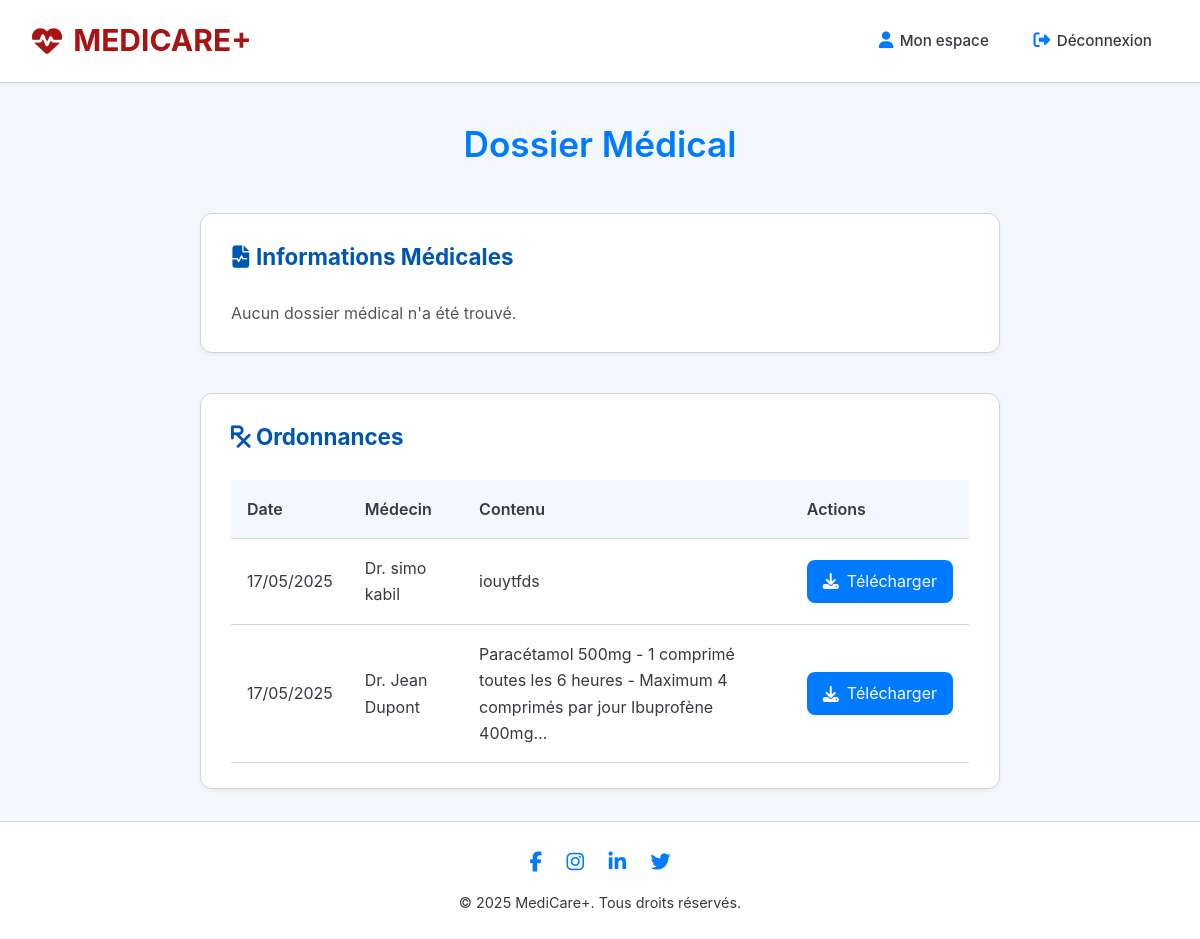
/dossier-medical/ (signed in), run on the app's committed database.
### base/models.py (models this page shows, shortened)
class Ordonnance(models.Model):
    patient = models.ForeignKey(PatientInfo, on_delete=models.CASCADE)
    doctor = models.ForeignKey(MedecinInfo, on_delete=models.CASCADE)
    content = models.TextField()
    issued_at = models.DateTimeField(auto_now_add=True)
    category = models.CharField(max_length=50, null=True, blank=True)
    end_date = models.DateField(null=True, blank=True)
    notes = models.TextField(blank=True, null=True)
    language = models.CharField(max_length=2, default='fr')
    reminder = models.BooleanField(default=False)
    scanned_prescription = models.FileField(upload_to='ordonnances/', null=True, blank=True)

class MedecinInfo(models.Model):
    profile = models.OneToOneField(Profile, on_delete=models.CASCADE, related_name='medecininfo')
    specialite = models.CharField(max_length=100, null=True, blank=True)
    numero_ordre = models.CharField(max_length=50, null=True, blank=True)

class Profile(models.Model):
    user = models.OneToOneField(User, on_delete=models.CASCADE, related_name='profile')
    role = models.CharField(max_length=20, choices=ROLE_CHOICES)
    date_naissance = models.DateField(null=True, blank=True)
    adresse = models.CharField(max_length=200, null=True, blank=True)
    telephone = models.CharField(max_length=20, null=True, blank=True)

### base/views.py (the view)
# urls.py: path('dossier-medical/', views.dossier_medical, name='dossier_medical'),
@login_required
def dossier_medical(request, patient_name=None):
    try:
        if not hasattr(request.user, 'profile'):
            messages.error(request, "Profil utilisateur introuvable.")
            return redirect('index')
        profile = request.user.profile
        if profile.role == 'medecin':
            try:
                medecin_info = profile.medecininfo
                if patient_name:
                    try:
                        patient_user = User.objects.get(username=patient_name)
                        patient_info = patient_user.profile.patientinfo
                    except (User.DoesNotExist, Profile.DoesNotExist, PatientInfo.DoesNotExist):
                        messages.error(request, "Patient introuvable.")
                        return redirect('medecin_view')
                else:
                    patients = PatientInfo.objects.filter(
                        appointment__doctor=medecin_info
                    ).distinct()
                    return render(request, 'dossiers_medicaux_liste.html', {
                        'patients': patients,
                        'medecin_info': medecin_info
                    })
            except MedecinInfo.DoesNotExist:
                messages.error(request, "Profil médecin incomplet.")
                return redirect('index')
        elif profile.role == 'patient':
            try:
                patient_info = profile.patientinfo
            except PatientInfo.DoesNotExist:
                messages.error(request, "Profil patient introuvable.")
                return redirect('index')
        else:
            messages.error(request, "Accès non autorisé.")
            return redirect('index')
        try:
            medical_record = MedicalRecord.objects.filter(patient=patient_info).latest('created_at')
        except MedicalRecord.DoesNotExist:
            medical_record = None
        ordonnances = Ordonnance.objects.filter(patient=patient_info).order_by('-issued_at')
        context = {
            'medical_record': medical_record,
            'ordonnances': ordonnances,
            'patient_info': patient_info,
            'is_doctor_view': profile.role == 'medecin'
        }
        return render(request, 'dossier_medical.html', context)
    except Exception as e:
        logger.error(f"Erreur dans dossier_medical: {str(e)}")
        messages.error(request, "Une erreur est survenue lors de l'accès au dossier médical.")
        return redirect('index')

### base/templates/dossier_medical.html (shortened to what this page needs)
<!DOCTYPE html>
{% load static %}
<html lang="fr">
<head>
    <link href="https://cdnjs.cloudflare.com/ajax/libs/font-awesome/6.5.0/css/all.min.css" rel="stylesheet">
</head>
<body>
    <header role="banner">
        <a href="{% url 'index' %}" class="logo" aria-label="Accueil MediCare+">
            <i class="fas fa-heartbeat" aria-hidden="true"></i> MEDICARE+
        </a>
        <nav aria-label="Navigation principale">
            <ul>
                <li><a href="{% url 'patient_view' %}"><i class="fas fa-user" aria-hidden="true"></i> Mon espace</a></li>
                <li><a href="{% url 'logout' %}"><i class="fas fa-sign-out-alt" aria-hidden="true"></i> Déconnexion</a></li>
            </ul>
        </nav>
    </header>
    <main>
        <h1>Dossier Médical</h1>
        <div id="dossierAffiche">
            <h2><i class="fas fa-file-medical-alt"></i> Informations Médicales</h2>
            {% if medical_record %}
                <p><span class="highlight">Antécédents :</span> {{ medical_record.antecedents|default:"Aucun antécédent enregistré" }}</p>
                <p><span class="highlight">Allergies :</span> {{ medical_record.allergies|default:"Aucune allergie enregistrée" }}</p>
                <p><span class="highlight">Médicaments en cours :</span> {{ medical_record.medications|default:"Aucun médicament en cours" }}</p>
                <p><span class="highlight">Diagnostic :</span> {{ medical_record.diagnosis|default:"Aucun diagnostic enregistré" }}</p>
                <p><span class="highlight">Observations :</span> {{ medical_record.observations|default:"Aucune observation enregistrée" }}</p>
                <p><span class="highlight">Dernière mise à jour :</span> {{ medical_record.created_at|date:"d/m/Y H:i" }}</p>
            {% else %}
                <p>Aucun dossier médical n'a été trouvé.</p>
            {% endif %}
        </div>
        <div class="ordonnances-section">
            <h2><i class="fas fa-prescription"></i> Ordonnances</h2>
            {% if ordonnances %}
                <table class="ordonnances-table">
                    <thead>
                        <tr>
                            <th>Date</th>
                            <th>Médecin</th>
                            <th>Contenu</th>
                            <th>Actions</th>
                        </tr>
                    </thead>
                    <tbody>
                        {% for ordonnance in ordonnances %}
                        <tr>
                            <td>{{ ordonnance.issued_at|date:"d/m/Y" }}</td>
                            <td>Dr. {{ ordonnance.doctor.profile.user.get_full_name }}</td>
                            <td>{{ ordonnance.content|truncatechars:100 }}</td>
                            <td>
                                <a href="{% url 'export_ordonnance_pdf' ordonnance.id %}" class="btn-download">
                                    <i class="fas fa-download"></i> Télécharger
                                </a>
                            </td>
                        </tr>
                        {% endfor %}
                    </tbody>
                </table>
            {% else %}
                <p>Aucune ordonnance n'a été trouvée.</p>
            {% endif %}
        </div>
    </main>
    <footer>
        <div class="social-icons">
            <a href="#" aria-label="Facebook"><i class="fab fa-facebook-f"></i></a>
            <a href="#" aria-label="Instagram"><i class="fab fa-instagram"></i></a>
            <a href="#" aria-label="LinkedIn"><i class="fab fa-linkedin-in"></i></a>
            <a href="#" aria-label="Twitter"><i class="fab fa-twitter"></i></a>
        </div>
        <div class="copyright">
            &copy; <span id="current-year">2025</span> MediCare+. Tous droits réservés.
        </div>
    </footer>
</body>
</html>

### base/templates/dossier_medical.html (style rules this page uses)
:root { --primary-color: #007bff; --primary-hover-color: #0056b3; --success-color: #28a745; --success-hover-color: #218838; --text-dark: #343a40; --text-light: #ffffff; --background-light: #f4f7fc; --background-white: #ffffff; --border-color: #ced4da; --border-color-focus: var(--success-color); --shadow-sm: 0 2px 4px rgba(0,0,0,0.05); --shadow-md: 0 5px 15px rgba(0,0,0,0.08); --border-radius: 0.5rem; --input-padding-y: 0.75rem; --input-padding-x: 1rem; }
* { margin: 0; padding: 0; box-sizing: border-box; }
html { scroll-behavior: smooth; }
body { font-family: -apple-system, BlinkMacSystemFont, "Segoe UI", Roboto, "Helvetica Neue", Arial, sans-serif; background-color: var(--background-light); color: var(--text-dark); line-height: 1.65; display: flex; flex-direction: column; min-height: 100vh; }
header[role="banner"] { background: var(--background-white); padding: 1rem 2rem; display: flex; justify-content: space-between; align-items: center; position: sticky; top: 0; z-index: 100; box-shadow: var(--shadow-sm); border-bottom: 1px solid var(--border-color); }
header .logo { font-size: clamp(1.6rem, 2.5vw, 2rem); font-weight: 700; color: #a81313; display: inline-flex; align-items: center; gap: 0.7rem; text-decoration: none; }
header .logo i { color: #a81313; }
header nav ul { list-style: none; display: flex; gap: 0.8rem; padding: 0; margin: 0; }
header nav ul li a { color: var(--text-dark); text-decoration: none; font-weight: 500; font-size: 0.95rem; padding: 0.6rem 1rem; border-radius: var(--border-radius); transition: background-color 0.3s ease, color 0.3s ease, transform 0.2s ease; display: inline-flex; align-items: center; gap: 0.4rem; }
header nav ul li a i { color: var(--primary-color); font-size: 1.1em; }
main { flex-grow: 1; padding: 2rem 1rem; }
h1 { text-align: center; color: var(--primary-color); font-weight: 600; margin-bottom: 2.5rem; font-size: 2.2em; }
#dossierAffiche { margin-top: 2.5rem; padding: 25px 30px; background-color: var(--background-white); border: 1px solid var(--border-color); border-radius: 12px; box-shadow: var(--shadow-sm); max-width: 800px; margin-left: auto; margin-right: auto; transition: box-shadow 0.3s ease; }
#dossierAffiche h2 { color: var(--primary-hover-color); margin-bottom: 1.5rem; font-size: 1.4em; }
#dossierAffiche p { font-size: 1rem; margin-bottom: 0.75rem; color: #555; line-height: 1.7; }
#dossierAffiche p:last-child { margin-bottom: 0; }
.ordonnances-section { margin-top: 2.5rem; padding: 25px 30px; background-color: var(--background-white); border: 1px solid var(--border-color); border-radius: 12px; box-shadow: var(--shadow-sm); max-width: 800px; margin-left: auto; margin-right: auto; }
.ordonnances-section h2 { color: var(--primary-hover-color); margin-bottom: 1.5rem; font-size: 1.4em; }
.ordonnances-table { width: 100%; border-collapse: collapse; margin-top: 1rem; }
.ordonnances-table th, .ordonnances-table td { padding: 1rem; text-align: left; border-bottom: 1px solid var(--border-color); }
.ordonnances-table th { background-color: var(--background-light); font-weight: 600; }
.btn-download { padding: 0.5rem 1rem; background-color: var(--primary-color); color: var(--text-light); border: none; border-radius: var(--border-radius); cursor: pointer; text-decoration: none; display: inline-flex; align-items: center; gap: 0.5rem; transition: background-color 0.2s ease; }
footer { background-color: var(--background-white); padding: 1.5rem 2rem; text-align: center; color: var(--dark-gray); margin-top: auto; border-top: 1px solid var(--border-color); }
footer .social-icons a { margin: 0 10px; color: var(--primary-color); font-size: 1.25rem; transition: color 0.2s ease, transform 0.2s ease; }
footer .social-icons { margin-bottom: 0.75rem; }
footer .copyright { font-size: 0.9em; }

### data on the page
Ordonnance: issued_at "17/05/2025", doctor.profile.user.get_full_name "simo kabil", content "iouytfds"
Ordonnance: issued_at "17/05/2025", doctor.profile.user.get_full_name "Jean Dupont", content "Paracétamol 500mg - 1 comprimé toutes les 6 heures - Maximum 4 comprimés par jour Ibuprofène 400mg…"
